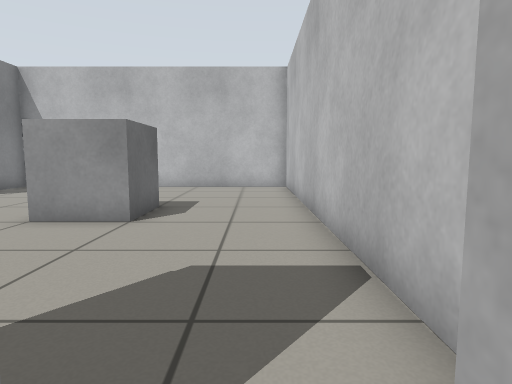
[1] (above)

15 first-person views from a walk through a robot-simulator world made for Gazebo. The camera is 0.64 m above the floor, tilts 6° down and sees 75° across. The floor is counted in squares, 0.5 m on a side. Each view is taken from the middle of a square. On the plan, view 1 faces up. The plan holds only what a view shows up to about 14 squares ahead; the rest is blank.

[2]
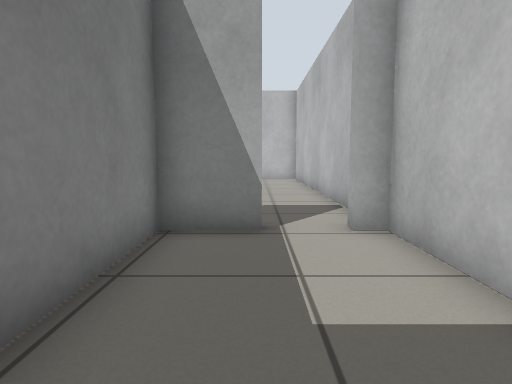

[3]
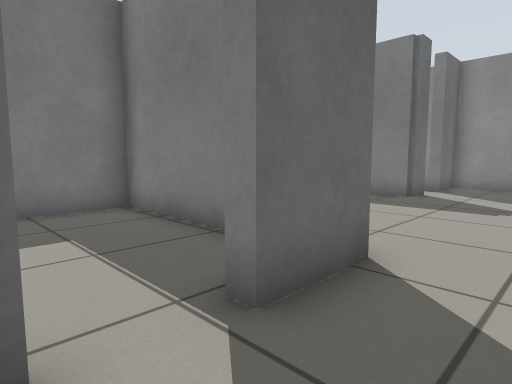

[4]
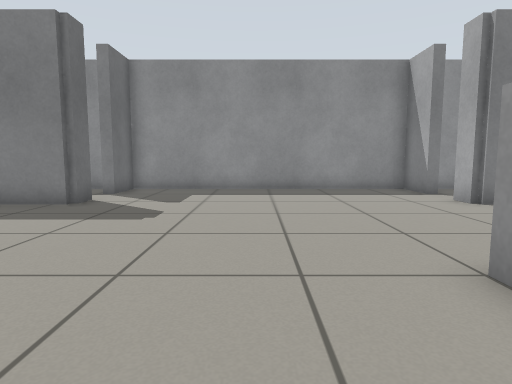

[5]
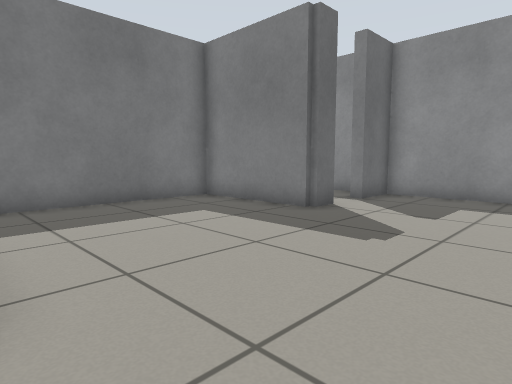

[6]
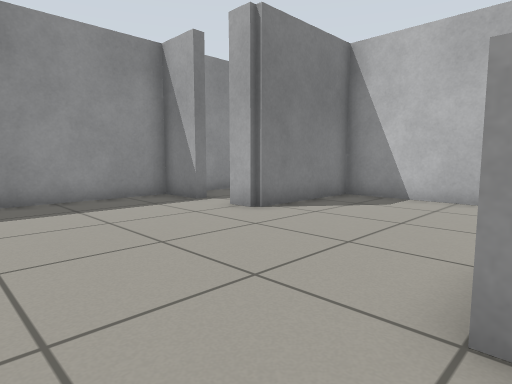

[7]
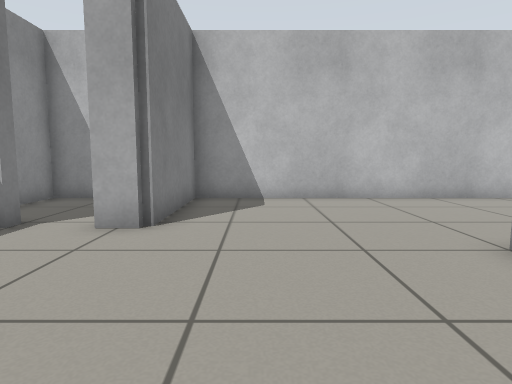

[8]
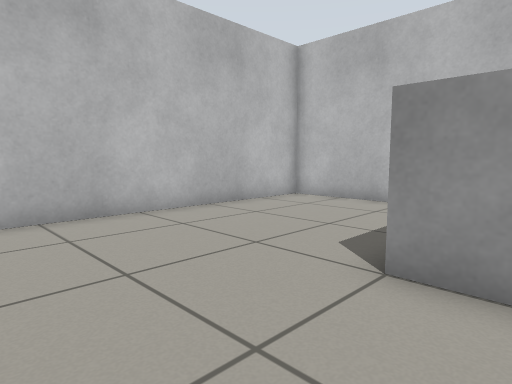

[9]
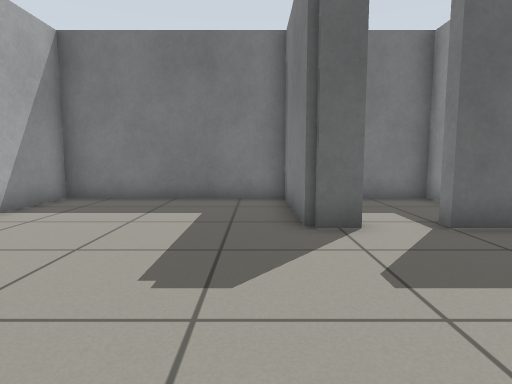

[10]
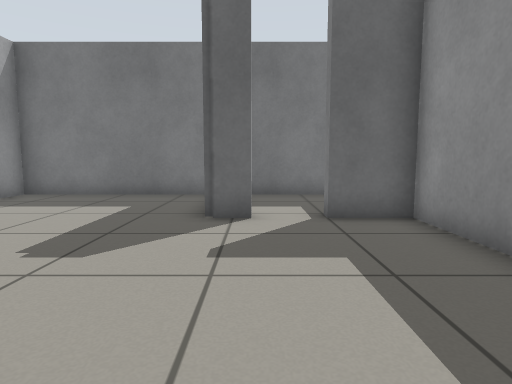

[11]
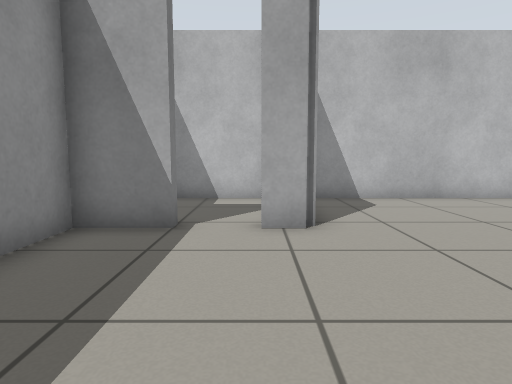

[12]
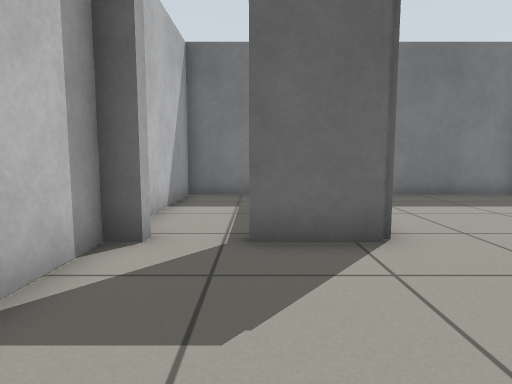

[13]
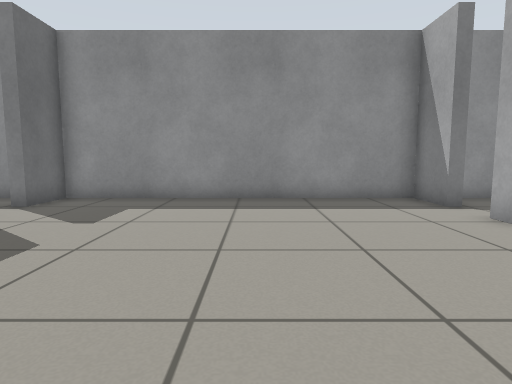

[14]
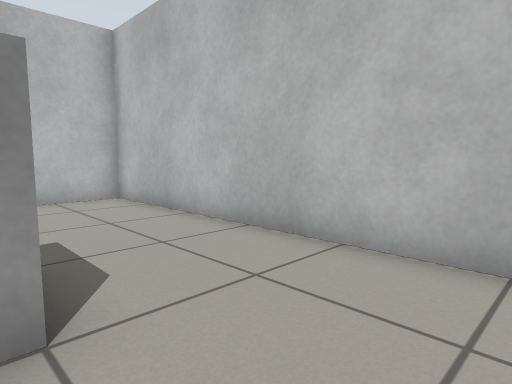

[15]
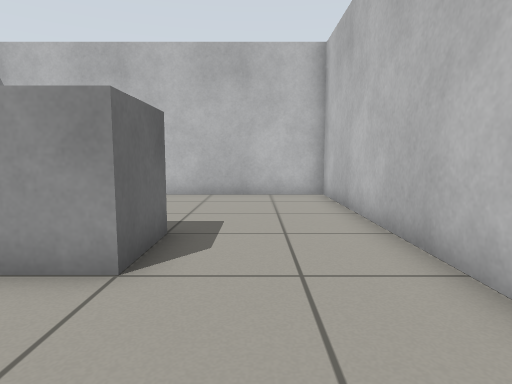

### Floor plan
Ten units are one square. View 1 is at (0, 0); x grows to the right and y downward. Boxes are objects, and circles mark ways between rooms. Rooms are numbered by the first view taken in them; rooms with no view inside come last. Other rooms are left out.
<svg viewBox="-148 -148 166 206">
<path fill="none" stroke="#000" d="M-9 -11 -9 -7 -27 -7 -27 53 13 53 13 -7 7 -7 7 -11M-30 -11 -9 -11M-110 9 -99 9 -99 53 -31 53 -31 25M7 -11 13 -11 13 -143 -99 -143 -99 -99 -110 -99M-125 -104 -125 -99 -143 -99 -143 9 -125 9 -125 14M-108 -143 -143 -143 -143 -112"/>
<rect x="-45" y="-85" width="20" height="20" fill="#bbb"><title>grey box</title></rect>
<circle cx="0" cy="-10" r="3" fill="#2a7"/>
<circle cx="-115" cy="-100" r="3" fill="#2a7"/>
<text x="0" y="20">1</text>
<text x="-60" y="-50">2</text>
<text x="-130" y="-130">3</text>
</svg>
Room 1 opens to room 2. Room 2 opens to room 3.

Where each view was taken, in squares from view 1:
view 1: 0 up, 0 right, facing up
view 2: 5 down, 1 left, facing up
view 3: 3 up, 1 right, facing down-left
view 4: 4 up, 1 left, facing left
view 5: 4 up, 3 left, facing down-left
view 6: 4 up, 4 left, facing up-left
view 7: 4 up, 8 left, facing up
view 8: 7 up, 8 left, facing up-right
view 9: 5 up, 9 left, facing down
view 10: 6 up, 11 left, facing down
view 11: 4 up, 11 left, facing up
view 12: 6 up, 1 left, facing down
view 13: 5 up, 4 left, facing left
view 14: 4 up, 3 left, facing up-right
view 15: 3 up, 1 left, facing up
